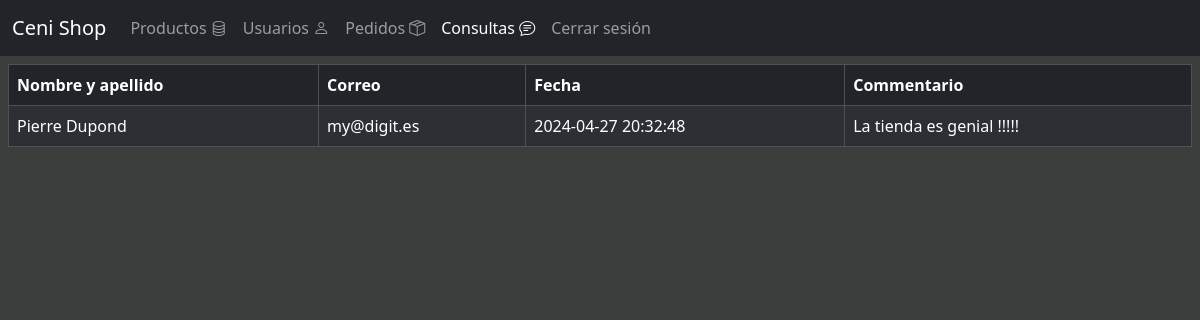
The app's page /php/consultas.php (signed in), older data.
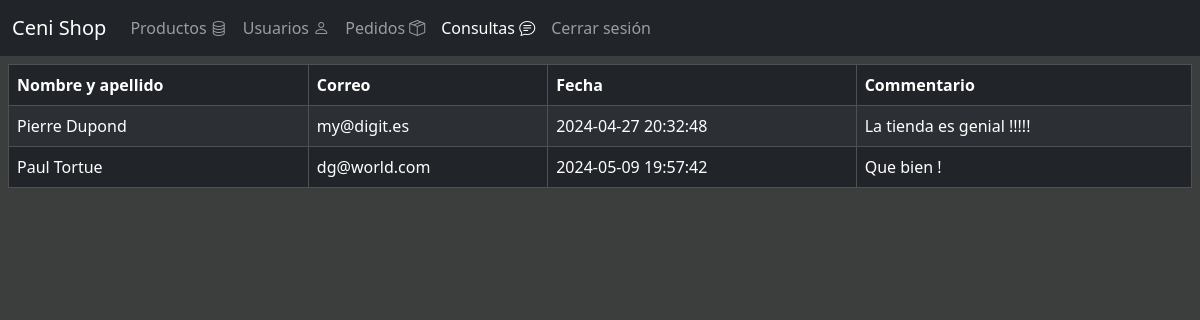
The same page, newer data.
### tables this page shows
CREATE TABLE `com_contacto` (
  `id` int(11) NOT NULL AUTO_INCREMENT COMMENT 'Primary Key',
  `nombre` varchar(255) NOT NULL,
  `apellido` varchar(255) NOT NULL,
  `correo` varchar(255) NOT NULL,
  `comentario` varchar(1000) NOT NULL,
  `fecha` timestamp NULL DEFAULT current_timestamp(),
  PRIMARY KEY (`id`)
);

### php/funcion/baseDatos.php (called while the page is built, shortened)
<?php
function conectar() {
    $hostname = "localhost";
    $username = "root";
    $password = "root";
    $database = "daw";
    $bbdd = mysqli_connect($hostname, $username, $password, $database);
    $bbdd->set_charset("utf8mb4");
    return $bbdd;
}
function obtenerCom() {
    $bbdd = conectar();
    $consulta = "SELECT id, nombre, apellido, correo, fecha, comentario FROM com_contacto";
    $resultado = mysqli_query($bbdd,$consulta);
    return $resultado;
}
?>

### php/consultas.php (the view, shortened to what this page needs)
<!DOCTYPE html>
<html data-bs-theme="light" lang="es">
<head>
</head>
<body>
    <div class="m-2">
        <table class="table table-dark table-striped table-bordered">
            <thead>
                <tr>
                    <th>Nombre y apellido</th>
                    <th>Correo</th>
                    <th>Fecha</th>
                    <th>Commentario</th>
                </tr>
            </thead>
            <tbody>
                <?php
                require_once('./funcion/baseDatos.php');
                $resultados = obtenerCom()  ;
                while ($fila = mysqli_fetch_row($resultados)) {
                    echo "<tr>";
                    echo "<td>$fila[1] $fila[2]</td>";
                    echo "<td>".$fila[3]."</td>";
                    echo "<td>".$fila[4]."</td>";
                    echo "<td>".$fila[5]."</td>";
                    echo "</tr>" ;
                 } ?>
            </tbody>
        </table>
    </div>
</body>
</html>

Row changes from the older to the newer data that the page shows:
added com_contacto: nombre "Paul", apellido "Tortue", correo "dg@world.com", fecha "2024-05-09 19:57:42", comentario "Que bien !"
